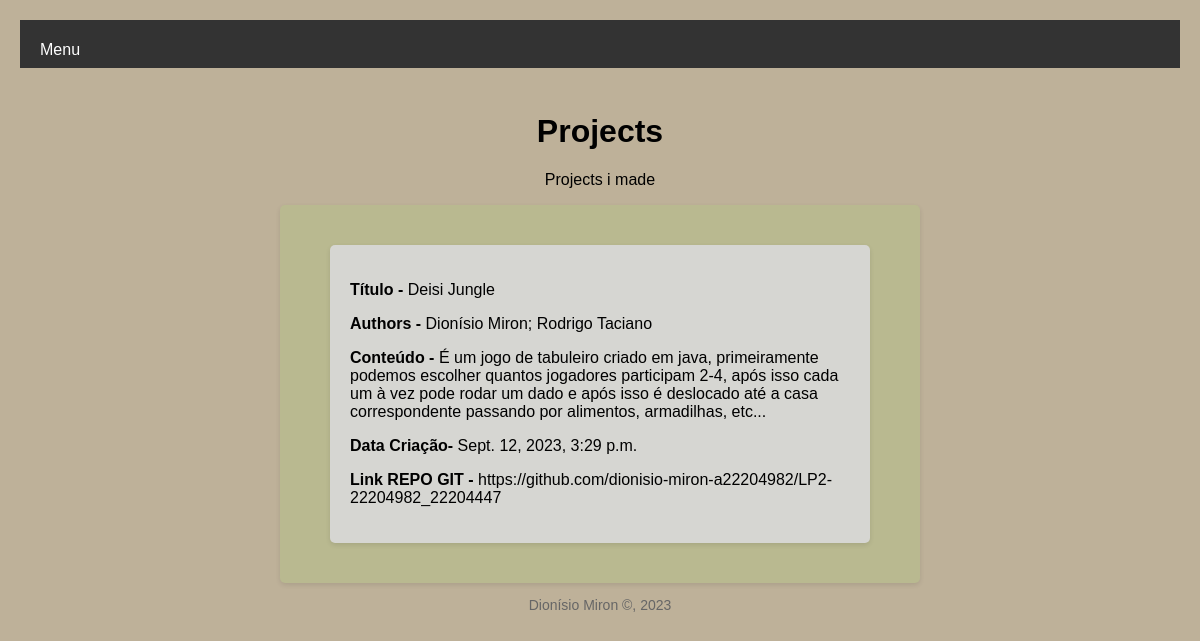
Page /projects on the earlier database version.
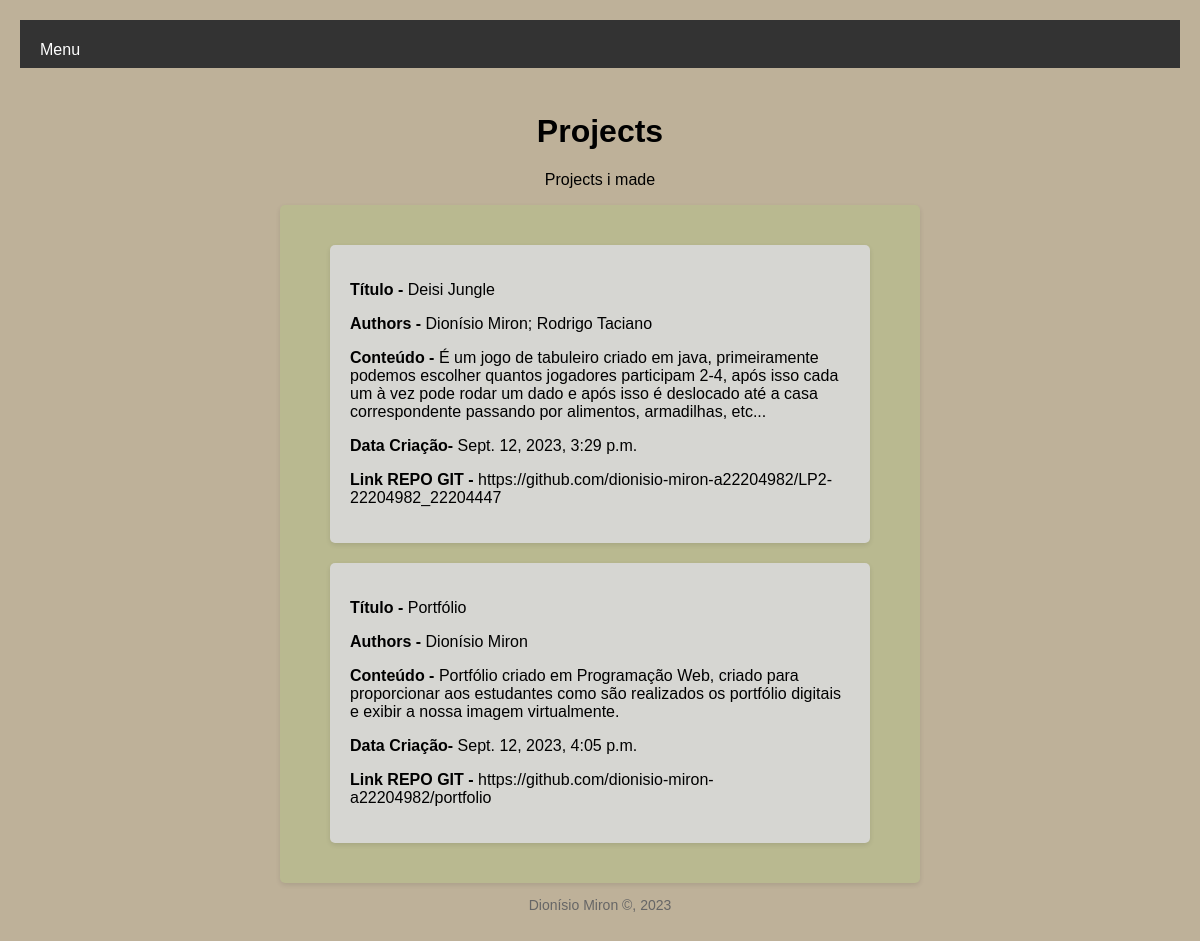
Same page on the later database version.
### portfolio/models.py (models this page shows, shortened)
class Project(models.Model):
    titulo = models.CharField(max_length=30)
    authores = models.CharField(max_length=40)
    conteudo = models.CharField(max_length=500)
    datacriacao = models.DateTimeField(auto_now_add=True)
    link = models.CharField(max_length=200)

### portfolio/views.py (the view)
# urls.py: path('projects', views.project_view, name="projects"),
def project_view(request):
    context = {'projects': Project.objects.all()}
    return render(request, 'portfolio/project.html', context)

### portfolio/Templates/Portfolio/project.html
{% extends 'portfolio/baseWorks.html' %}
{% block main %}
    {% for Project in projects %}
    <div class = "Poster">
        <b><p>Título - </b>{{ Project.titulo }}</p>
        <b><p>Authors - </b>{{ Project.authores }}</p>
        <b><p>Conteúdo - </b>{{ Project.conteudo }}</p>
        <b><p>Data Criação- </b>{{ Project.datacriacao }}</p>
        <b><p>Link REPO GIT - </b>{{ Project.link }}</p>
    </div>
    {% endfor %}
{% endblock %}

### portfolio/Templates/Portfolio/baseWorks.html (shortened to what this page needs)
<!DOCTYPE html>
{% load static %}
<html lang="en">
<head>
    <link rel="stylesheet" href="{% static '/portfolio/css/blogStyle.css'%}">
</head>
<nav>
    <ul>
        <li><a href="{% url 'portfolio:Menu' %}">Menu</a></li>
    </ul>
</nav>
<body>
    <header class = "clown">
        <h1>Projects</h1>
        <p>Projects i made</p>
    </header>
    <main class = "container">
        {% block main %}
        {% endblock %}
    </main>
</body>
<div class="footer">
    <p>Dionísio Miron ©, 2023</p>
</div>
</html>

### portfolio/static/portfolio/css/blogStyle.css (style rules this page uses)
body { font-family: Arial, sans-serif; background-color: #beb199; margin: 0; padding: 20px; }
nav a { float: left; font-size: 16px; color: white; text-align: center; padding: 1px 6px; text-decoration: none; }
nav { overflow: hidden; background-color: #333; }
nav ul { list-style: none; margin: 0; padding: 4px; }
nav li { display: inline-block; }
nav li:first-child { margin-left: 10px; margin-top: 16px; }
.container { max-width: 600px; margin: 0 auto; background-color: rgb(185, 185, 144); border-radius: 5px; padding: 20px; box-shadow: 0 2px 5px rgba(0, 0, 0, 0.1); }
.footer { text-align: center; }
.footer p { color: #666; font-size: 14px; }
.clown { text-align: center; margin-top: 45px; }
.Poster { max-width: 500px; margin: 0 auto; background-color: rgb(214, 214, 210); border-radius: 5px; padding: 20px; box-shadow: 0 2px 5px rgba(0, 0, 0, 0.1); margin-bottom: 20px; margin-top: 20px; }

Differences in the rows shown:
added Project: titulo "Portfólio", authores "Dionísio Miron", conteudo "Portfólio criado em Programação Web, criado para proporcionar aos estudantes como são realizados os portfólio digitais e exibir a nossa imagem virtualmente.", datacriacao "Sept. 12, 2023, 4:05 p.m.", link "https://github.com/dionisio-miron-a22204982/portfolio"
